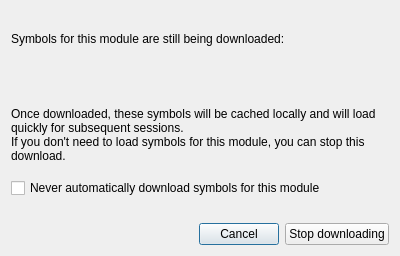
<?xml version="1.0" encoding="UTF-8"?>
<ui version="4.0">
 <class>StopSymbolDownloadDialog</class>
 <widget class="QDialog" name="StopSymbolDownloadDialog">
  <property name="geometry">
   <rect>
    <x>0</x>
    <y>0</y>
    <width>400</width>
    <height>256</height>
   </rect>
  </property>
  <property name="windowTitle">
   <string>Stop Symbol Download</string>
  </property>
  <layout class="QVBoxLayout" name="verticalLayout" stretch="3,1,4,1,1,0">
   <item>
    <widget class="QLabel" name="label">
     <property name="text">
      <string>Symbols for this module are still being downloaded:</string>
     </property>
    </widget>
   </item>
   <item>
    <widget class="QLabel" name="moduleLabel">
     <property name="text">
      <string></string>
     </property>
    </widget>
   </item>
   <item>
    <widget class="QLabel" name="label_2">
     <property name="text">
      <string>&lt;html&gt;&lt;head/&gt;&lt;body&gt;&lt;p&gt;Once downloaded, these symbols will be cached locally and will load quickly for subsequent sessions.&lt;br/&gt;If you don't need to load symbols for this module, you can stop this download.&lt;/p&gt;&lt;/body&gt;&lt;/html&gt;</string>
     </property>
     <property name="wordWrap">
      <bool>true</bool>
     </property>
    </widget>
   </item>
   <item>
    <widget class="QCheckBox" name="rememberCheckBox">
     <property name="text">
      <string>Never automatically download symbols for this module</string>
     </property>
    </widget>
   </item>
   <item>
    <spacer name="verticalSpacer">
     <property name="orientation">
      <enum>Qt::Vertical</enum>
     </property>
     <property name="sizeHint" stdset="0">
      <size>
       <width>20</width>
       <height>40</height>
      </size>
     </property>
    </spacer>
   </item>
   <item>
    <layout class="QHBoxLayout" name="horizontalLayout">
     <item>
      <spacer name="horizontalSpacer">
       <property name="orientation">
        <enum>Qt::Horizontal</enum>
       </property>
       <property name="sizeHint" stdset="0">
        <size>
         <width>40</width>
         <height>20</height>
        </size>
       </property>
      </spacer>
     </item>
     <item>
      <widget class="QPushButton" name="cancelButton">
       <property name="text">
        <string>Cancel</string>
       </property>
      </widget>
     </item>
     <item>
      <widget class="QPushButton" name="stopDownloadButton">
       <property name="text">
        <string>Stop downloading</string>
       </property>
      </widget>
     </item>
    </layout>
   </item>
  </layout>
 </widget>
 <tabstops>
  <tabstop>stopDownloadButton</tabstop>
  <tabstop>cancelButton</tabstop>
  <tabstop>rememberCheckBox</tabstop>
 </tabstops>
 <resources/>
 <connections>
  <connection>
   <sender>stopDownloadButton</sender>
   <signal>clicked()</signal>
   <receiver>StopSymbolDownloadDialog</receiver>
   <slot>accept()</slot>
   <hints>
    <hint type="sourcelabel">
     <x>365</x>
     <y>241</y>
    </hint>
    <hint type="destinationlabel">
     <x>302</x>
     <y>173</y>
    </hint>
   </hints>
  </connection>
  <connection>
   <sender>cancelButton</sender>
   <signal>clicked()</signal>
   <receiver>StopSymbolDownloadDialog</receiver>
   <slot>reject()</slot>
   <hints>
    <hint type="sourcelabel">
     <x>257</x>
     <y>234</y>
    </hint>
    <hint type="destinationlabel">
     <x>243</x>
     <y>199</y>
    </hint>
   </hints>
  </connection>
 </connections>
 <slots/>
</ui>
